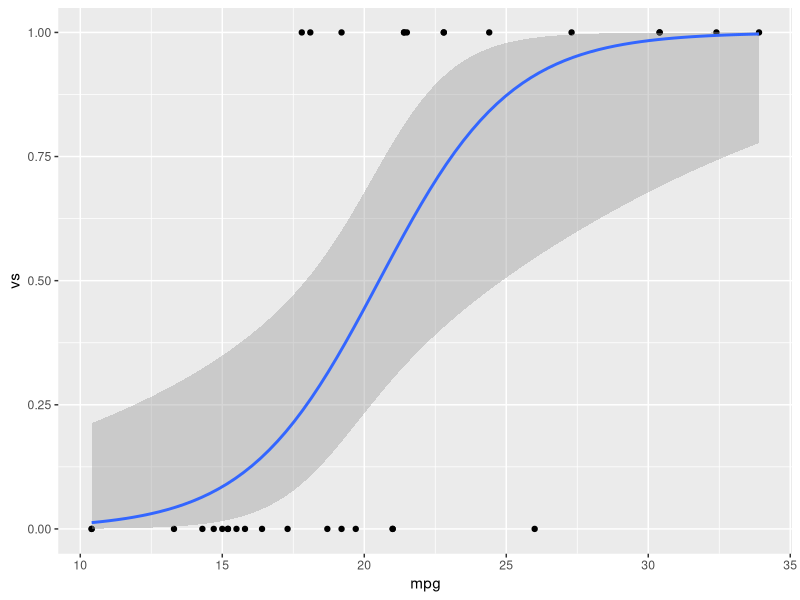

R code for this plot:
## ---- chunk 1
24 - 23
## ---- chunk 2
2345 * 23
## ---- chunk 3
library(xtable)
library(dplyr)

mtcars %>%
  glm(vs ~ mpg, data = ., family = "binomial") %>%
  xtable(., type = "latex") %>%
  print(comment = FALSE)
## ---- chunk 4
library(ggplot2)

ggplot(mtcars, aes(x = mpg, y = vs)) + 
  geom_point() + 
  geom_smooth(method = "glm", method.args = list(family = "binomial"), 
  formula = "y ~ x")
